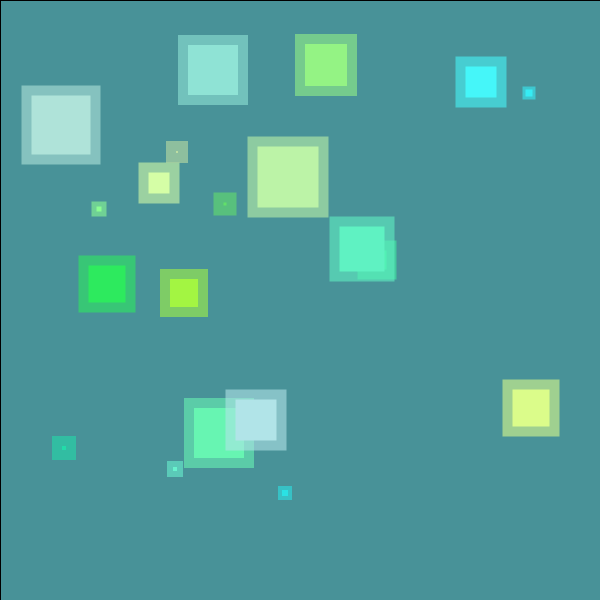
Frame 1 (no input)
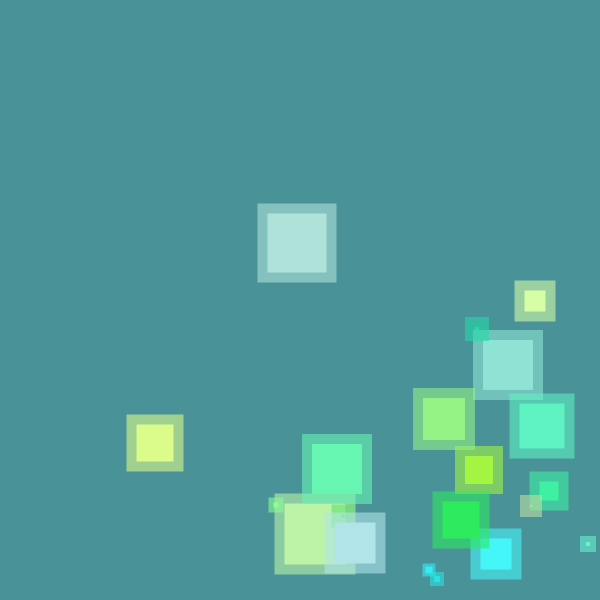
Frame 60 (the mouse pressed at the canvas centre just before this capture)
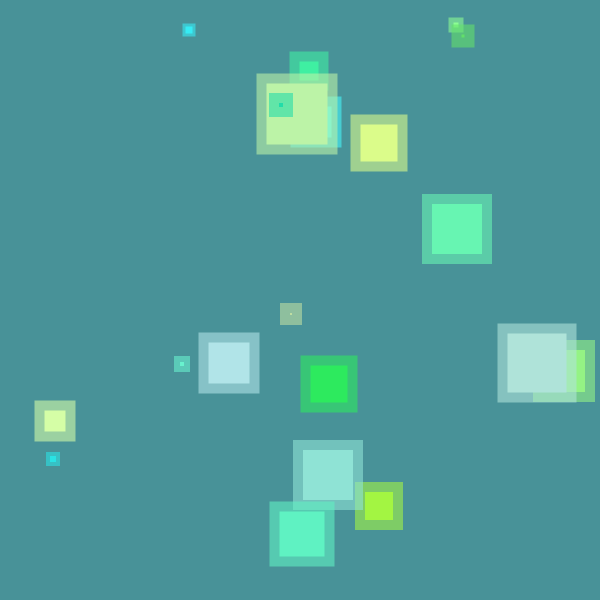
Frame 120 (the mouse held since frame 60 and released just before this capture)

The Processing sketch that drew these frames (run headless with seeded random() and noise(); from frame 60 on, the mouse is pressed at the canvas centre):

// Processing sketch: processing_54715
// ── processing_54715.pde

// Homework #11 48-257
// Humaira Tasnim htasnim Copyright 2012

final int MAX = 20;

float [] x;
float [] y;
float [] s;
float [] dx;
float [] dy;
color [] col;

void setup()
{
   size (600, 600);
   
   x = new float [MAX];
   initFloatArray(x, 50, width-50);
   
   y = new float [MAX];
   initFloatArray(y, 50, height-50);
   
   s = new float [MAX];
   initFloatArray(s, 10, width*.15);
   
   dx = new float [MAX];
   initFloatArray(dx, 2, 10); 
   
   dy = new float [MAX];
   initFloatArray(dy, 2, 10); 
   
   col = new color [MAX];
   initColorArray();
}

void draw()
{
  prepScreen();
  moveStuff();
  drawStuff();
}

void initFloatArray(float [ ] arr, float low, float high)
{
  for (int i=0; i < arr.length; i++)
  {
    arr[i] = int(random(low,high));
  }
}

void initColorArray( )
{
  for (int i=0; i < col.length; i++)
  {
    col[i] = color(random(30,256), random(220,256), random(30,256));
  }
}

void moveStuff( )
{
  for (int i=0; i < MAX; i++)
  {
    x[i] = x[i] + dx[i];
    if (x[i]+(s[i]/2) > width)
    {
      dx[i] = -dx[i];
    }
    else if (x[i]-(s[i]/2) < 0)
    {
      dx[i] = -dx[i];
    }
    
    y[i] = y[i] + dy[i];
    if (y[i]+(s[i]/2) > height)
    {
      dy[i] = -dy[i];
    }
    else if (y[i]-(s[i]/2) < 0)
    {
      dy[i] = -dy[i];
    }
  }
}

void drawStuff( )
{
  for (int i=0; i < MAX; i++)
  {
    smooth();
    noStroke();
    rectMode(CENTER);
    fill(col[i]);
    rect(x[i], y[i], s[i]-20, s[i]-20);
    fill(col[i], 150);
    rect(x[i], y[i], s[i], s[i]);
  }
}

void prepScreen( )
{
  rectMode(CORNER);
  fill(#489298);
  rect(0, 0, width, height); 
}
